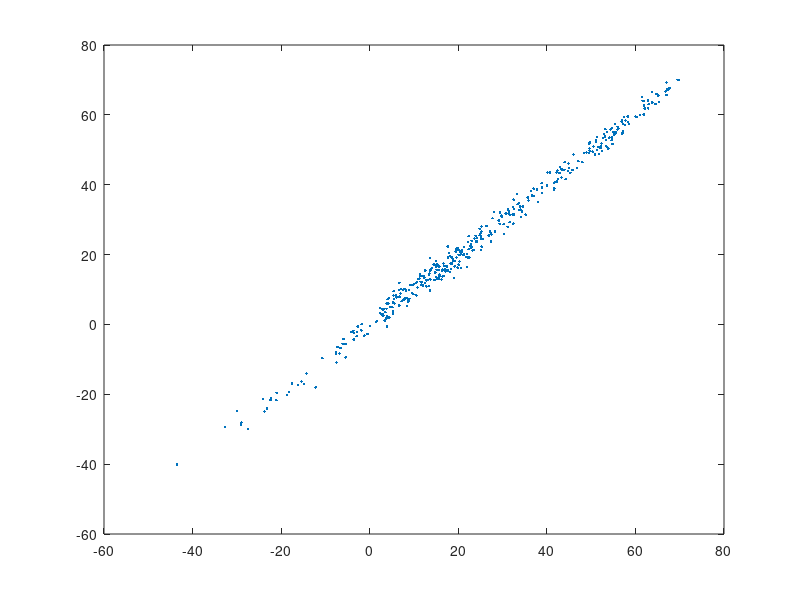

MATLAB code to generate this figure: (Note: this script raises an error after producing the figure.)
rng default
n=400;
stim=randn(n,1)*4+15;

stim=zeros(n,1)*4;
for i=2:numel(stim)
    stim(i)=stim(i-1)+randn*5;
end

meas=stim+randn(n,1)*2;

dx=0.1;
x=-100:dx:100;

prior=normpdf(x,5,10);
priorsamp=randn(1,2000)*10+5;

% prior=normpdf(x,mean(stim),std(stim));
% priorsamp=randn(1,2000)*std(stim)+mean(stim);
% 
% histogram(priorsamp,40,"Normalization","pdf")
% hold on
% plot(x,prior,'LineWidth',2)
% hold off

perc=zeros(size(stim));

transsd=std(diff(stim));
tic
for i=1:n
    like=normpdf(meas(i),priorsamp,2);
    postsamp=datasample(priorsamp,numel(priorsamp),"Weights",like);
    perc(i)=mean(postsamp);
    trans=randn(size(postsamp))*transsd;
    priorsamp=postsamp+trans;
end
toc
%%
figure
plot(stim,perc,'.')
refline
hold on
plot(xlim,xlim,'--k')
hold off

disp(sum((meas-stim).^2)/n)
disp(sum((perc-stim).^2)/n)

percpart=perc;
